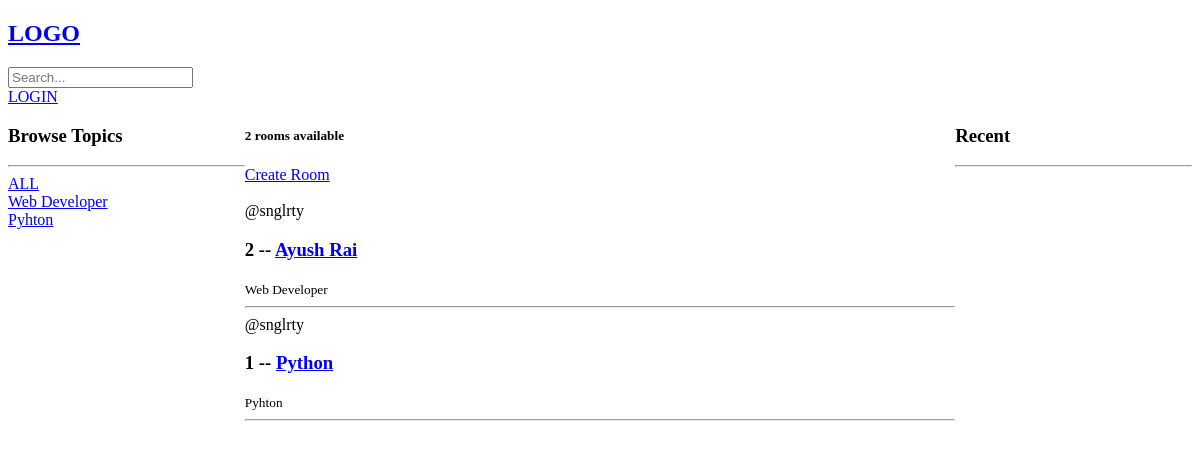
/, run on an earlier commit of the app's database.
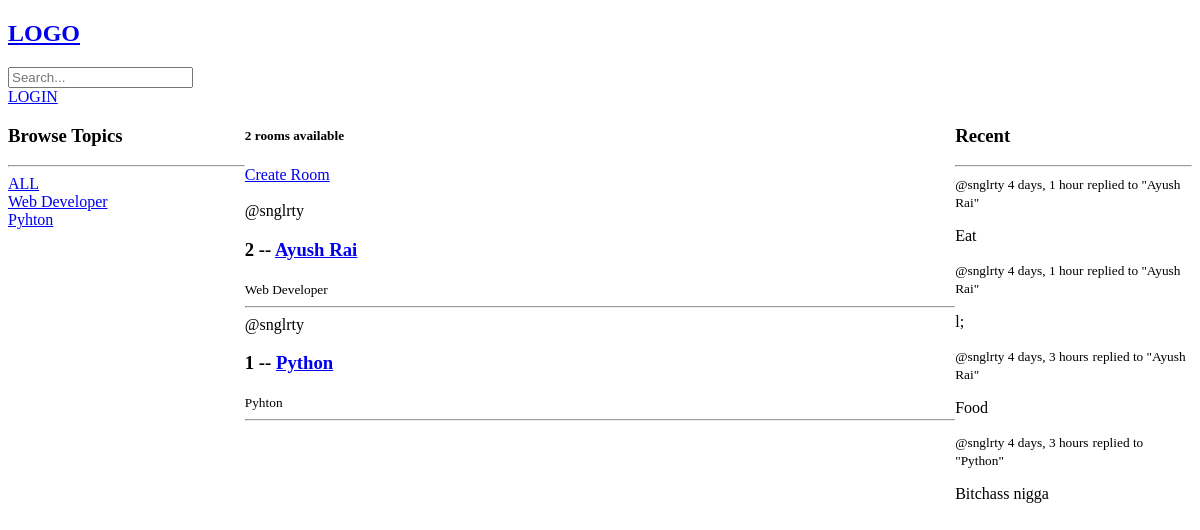
And on a later commit of the database.
### base/models.py (models this page shows, shortened)
class Topic(models.Model):
    name = models.CharField(max_length=200)

class Room(models.Model):
    host = models.ForeignKey(User, on_delete= models.SET_NULL, null= True)
    topic = models.ForeignKey(Topic, on_delete= models.SET_NULL, null= True)
    name = models.CharField(max_length=200)
    description = models.TextField(null=True, blank=True)
    participants = models.ManyToManyField(User,related_name='particpants',blank='True')
    updated = models.DateTimeField(auto_now= True)
    created = models.DateTimeField(auto_now_add= True)
    class Meta:
        ordering = ['-updated','-created']
    def __str__(self):
        return self.name

class message(models.Model):
    user = models.ForeignKey(User,on_delete=models.CASCADE)
    room = models.ForeignKey(Room, on_delete=models.CASCADE)
    body = models.TextField()
    updated = models.DateTimeField(auto_now= True)
    created = models.DateTimeField(auto_now_add= True)
    class Meta:
        ordering = ['-updated','-created']

### base/views.py (the view)
# urls.py: path('',home,name="home"),
def home(request):
    q = request.GET.get('q') if request.GET.get('q') != None else ''
    rooms = Room.objects.filter(
        Q(topic__name__icontains=q) |
        Q(name__icontains=q) |
        Q(description__icontains=q)
    )
    topics = Topic.objects.all()
    room_count = rooms.count()
    chats = message.objects.all()
    context = {'rooms' : rooms,'topics' : topics,'room_count':room_count, 'chats' : chats}
    return render(request,'base/home.html',context)

### base/templates/base/home.html (shortened to what this page needs)
{%extends 'main.html'%}
{%block content%}
<div class="home-container">
    <div>
        {% include 'base/topics_component.html' %}
    </div>
    <div>
        <h5>{{room_count}} rooms available</h5>
        <a href="{%url 'create-room'%}">Create Room</a><br><br>
        {% include 'base/feed_component.html' %}
    </div>
    <div>
        {%include 'base/activity_component.html'%}
    </div>
</div>
{%endblock%}

### base/templates/base/topics_component.html
<h3>Browse Topics</h3>
        <hr>
        <div>
            <a href="{% url 'home' %}">ALL</a>
        </div>
        {% for topic in topics %}
            <div>
                <a href="{% url 'home' %}?q={{topic.name}}">{{topic.name}}</a>
            </div>
        {% endfor   %}

### base/templates/base/feed_component.html (shortened to what this page needs)
        <div>
            {% for room in rooms %}
            <div>
                <span>@{{ room.host.username }}</span>
                <h3>{{room.id}} -- <a href="{% url 'room' room.id%}">{{room.name}}</a></h6>
                <small>{{ room.topic.name }}</small>
                <hr>
            </div>
            {%endfor%}
        </div>

### base/templates/base/activity_component.html
<h3>Recent</h3>
        <hr>
        {% for chat in chats %}
            <div>
                <small>@{{chat.user}}  {{chat.created|timesince}}</small>
                <small>replied to "{{chat.room}}"</small>
                <P>{{chat.body}}</P>
            </div>
        {% endfor %}

What changed in the data, as far as the page shows it:
added message: user "snglrty", created "4 days, 1 hour", room "Ayush Rai", body "Eat"
added message: user "snglrty", created "4 days, 1 hour", room "Ayush Rai", body "l;"
added message: user "snglrty", created "4 days, 3 hours", room "Ayush Rai", body "Food"
added message: user "snglrty", created "4 days, 3 hours", room "Python", body "Bitchass nigga"
